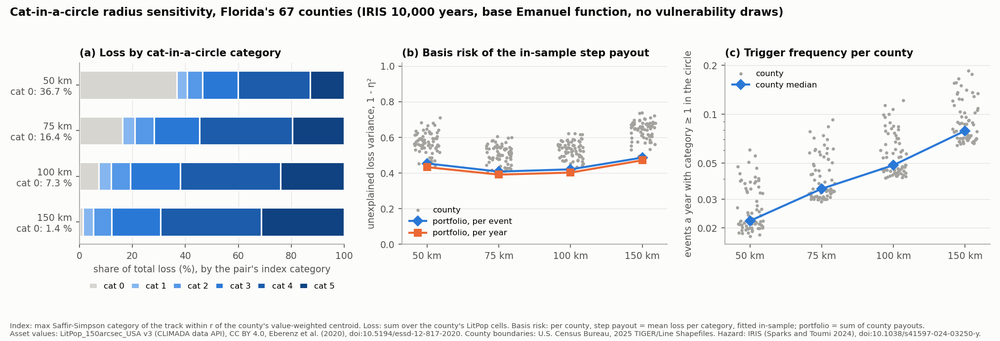
#> input picture research/data/cat-in-circle-radius-sensitivity/radius_sensitivity.png, 1000 x 341 px, shrunk from 2025 x 690 before the run; its folder holds only this picture in this run
$ python -i c1_figures.py   (imports and definitions only)
#> lines starting #> are read from the running program, lines starting #| are printed output that depends on the picture
r"""Figures and Markdown tables of checkpoint C1 (MAR-29).

Reads ``research/data/c1/{kpis,paired,runs}.csv`` (written by
``c1_checkpoint.py``) and writes

* ``research/checkpoints/figures/c1_*.png``: the figures of ``C1.md``;
* ``research/data/c1/tables.md``: every table of ``C1.md``, generated, so
  each number in the note can be traced to a CSV row and its config hash.

Run from the repository root::

    uv run python research/scripts/c1_figures.py

Observations only. The interpretation is the owner's (MAR-29).
"""

from __future__ import annotations

import argparse
from pathlib import Path
from typing import Final

import matplotlib as mpl

# [1 line not run here, left out]
import matplotlib.pyplot as plt
import pandas as pd

REPO_ROOT: Final[Path] = Path(__file__).resolve().parents[2]
DATA: Final[Path] = REPO_ROOT / "research" / "data" / "c1"
FIGURES: Final[Path] = REPO_ROOT / "research" / "checkpoints" / "figures"

SCOPES: Final[tuple[str, ...]] = ("individual", "cluster", "portfolio")
PRICINGS: Final[tuple[str, ...]] = ("pure", "coc_r0.06", "coc_r0.10")
PRICING_LABEL: Final[dict[str, str]] = {
    "pure": "pure",
    "coc_r0.06": "CoC r=0.06, q=0.99",
    "coc_r0.10": "CoC r=0.10, q=0.99",
}
DESIGN_LABEL: Final[dict[str, str]] = {"mse": "MSE", "eu": "E[U]"}
F12_ORDER: Final[tuple[str, ...]] = (
    "thesis",
    "cic50",
    "vuln",
    "cic50_vuln",
    "vuln_basins_null",
)
F12_LABEL: Final[dict[str, str]] = {
    "thesis": "thesis noise layer (main line)",
    "cic50": "cat-in-circle 50 km, no draws",
    "vuln": "wind + draws (default prior)",
    "cic50_vuln": "cat-in-circle 50 km + draws",
    "vuln_basins_null": "wind + draws (basins: null)",
}
# Reference palette (dataviz skill), slots 1-3, validated for the light
# surface; markers differ too, so identity is never colour alone.
COLORS: Final[tuple[str, ...]] = ("#2a78d6", "#eb6834", "#1baf7a")
MARKERS: Final[tuple[str, ...]] = ("o", "s", "D")
INK: Final[str] = "#3b3b38"
GRID: Final[str] = "#e4e3df"

HEADLINE_DESIGN: Final[str] = "wcvar@0.99"
HEADLINE_BETA: Final[float] = 0.99


# [9 lines left out: function _style, not called in this run]


def _pct(x: float) -> str:
    return f"{100 * x:+.1f} %"


def _money(x: float) -> str:
    return f"{x:,.0f}"


def _hash(h: str) -> str:
    return f"`{h.removeprefix('sha256:')[:12]}`"


# [220 lines left out: functions select, fig_headline, fig_lines, fig_f12, _kpi, not called in this run]


def _ci(r: pd.Series) -> str:
    return f"{_money(r['value'])} [{_money(r['ci_low'])}, {_money(r['ci_high'])}]"


# [211 lines left out: functions _diff, _excl, headline_tables, beta_table, kappa_table, reference_table and 2 more, not called in this run]


def load(data: Path) -> tuple[pd.DataFrame, pd.DataFrame, pd.DataFrame]:
    """Read the committed tables; join config hashes and run ids from runs.csv."""
    runs = pd.read_csv(data / "runs.csv")
    kpis = pd.concat(
        [pd.read_csv(p) for p in sorted(data.glob("kpis_*.csv"))], ignore_index=True
    )
    paired = pd.concat(
        [pd.read_csv(p) for p in sorted(data.glob("paired_*.csv"))], ignore_index=True
    )
    key = ["family", "eventset", "basis", "pricing", "kappa", "scope"]
    kpis = _every_beta(kpis, [*key, "source", "eval_split"])
    paired = _every_beta(paired, [*key, "eval_split"])
    ids = runs[[*key, "design", "config_hash", "run_id"]]
    kpis = kpis.merge(ids, on=[*key, "design"], how="left", validate="many_to_one")
    for side in ("a", "b"):
        renamed = ids.rename(
            columns={
                "design": f"design_{side}",
                "config_hash": f"config_hash_{side}",
                "run_id": f"run_id_{side}",
            }
        )
        paired = paired.merge(
            renamed, on=[*key, f"design_{side}"], how="left", validate="many_to_one"
        )
    if kpis["config_hash"].isna().any() or paired["config_hash_a"].isna().any():
        raise RuntimeError("a KPI row has no run in runs.csv")
    paired["relative"] = paired["difference"] / paired["value_b"]
    paired["ci_low_relative"] = paired["ci_low"] / paired["value_b"]
    paired["ci_high_relative"] = paired["ci_high"] / paired["value_b"]
    return kpis, paired, runs


# [44 lines left out: function main, not called in this run]


# [2 lines not run here, left out]

>>> import cv2
>>> picture = cv2.imread('../data/cat-in-circle-radius-sensitivity/radius_sensitivity.png', cv2.IMREAD_GRAYSCALE)
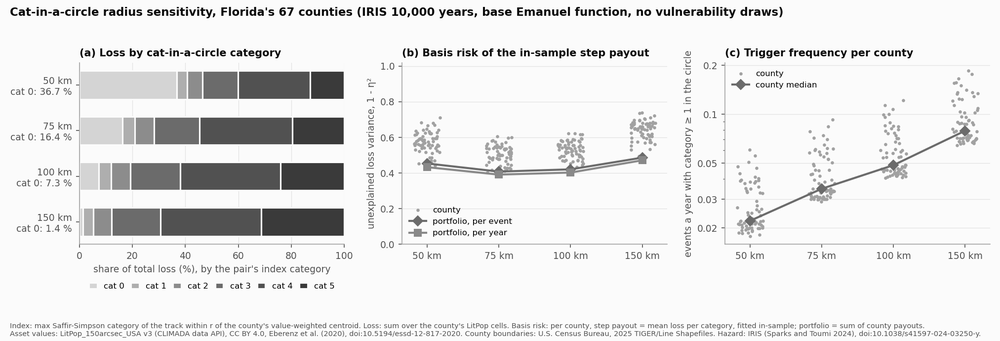
#> picture: shape (341, 1000); min 0, max 255, mean 230.8
#> (the run stopped early here; a loop or call above may not have finished)
